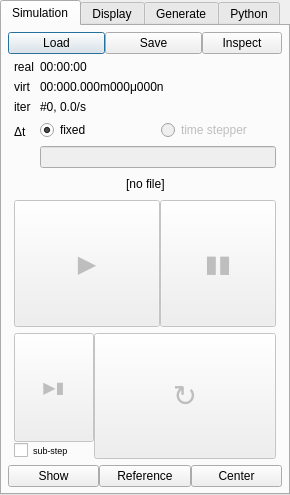
<?xml version="1.0" encoding="UTF-8"?>
<ui version="4.0">
 <class>Controller</class>
 <widget class="QDialog" name="Controller">
  <property name="geometry">
   <rect>
    <x>0</x>
    <y>0</y>
    <width>290</width>
    <height>495</height>
   </rect>
  </property>
  <property name="sizePolicy">
   <sizepolicy hsizetype="MinimumExpanding" vsizetype="MinimumExpanding">
    <horstretch>0</horstretch>
    <verstretch>0</verstretch>
   </sizepolicy>
  </property>
  <property name="windowTitle">
   <string>SudoDEM2D</string>
  </property>
  <property name="windowIcon">
   <iconset resource="img.qrc">
    <normaloff>:/img/sudodem-favicon.xpm</normaloff>:/img/sudodem-favicon.xpm</iconset>
  </property>
  <layout class="QGridLayout" name="gridLayout_3">
   <property name="margin">
    <number>0</number>
   </property>
   <property name="spacing">
    <number>0</number>
   </property>
   <item row="0" column="0">
    <widget class="QTabWidget" name="controllerTabs">
     <property name="sizePolicy">
      <sizepolicy hsizetype="MinimumExpanding" vsizetype="MinimumExpanding">
       <horstretch>0</horstretch>
       <verstretch>0</verstretch>
      </sizepolicy>
     </property>
     <property name="currentIndex">
      <number>0</number>
     </property>
     <widget class="QWidget" name="tab">
      <attribute name="title">
       <string>Simulation</string>
      </attribute>
      <layout class="QGridLayout" name="gridLayout">
       <property name="margin">
        <number>0</number>
       </property>
       <property name="spacing">
        <number>0</number>
       </property>
       <item row="0" column="0">
        <layout class="QVBoxLayout" name="verticalLayout_3">
         <property name="margin">
          <number>6</number>
         </property>
         <item>
          <layout class="QHBoxLayout" name="horizontalLayout_2">
           <property name="sizeConstraint">
            <enum>QLayout::SetMinAndMaxSize</enum>
           </property>
           <item>
            <widget class="QPushButton" name="loadButton">
             <property name="enabled">
              <bool>true</bool>
             </property>
             <property name="sizePolicy">
              <sizepolicy hsizetype="MinimumExpanding" vsizetype="Fixed">
               <horstretch>0</horstretch>
               <verstretch>0</verstretch>
              </sizepolicy>
             </property>
             <property name="minimumSize">
              <size>
               <width>0</width>
               <height>0</height>
              </size>
             </property>
             <property name="text">
              <string>Load</string>
             </property>
            </widget>
           </item>
           <item>
            <widget class="QPushButton" name="saveButton">
             <property name="enabled">
              <bool>true</bool>
             </property>
             <property name="sizePolicy">
              <sizepolicy hsizetype="MinimumExpanding" vsizetype="Fixed">
               <horstretch>0</horstretch>
               <verstretch>0</verstretch>
              </sizepolicy>
             </property>
             <property name="minimumSize">
              <size>
               <width>0</width>
               <height>0</height>
              </size>
             </property>
             <property name="text">
              <string>Save</string>
             </property>
            </widget>
           </item>
           <item>
            <widget class="QPushButton" name="inspectButton">
             <property name="text">
              <string>Inspect</string>
             </property>
            </widget>
           </item>
          </layout>
         </item>
         <item>
          <layout class="QFormLayout" name="formLayout">
           <property name="sizeConstraint">
            <enum>QLayout::SetMinimumSize</enum>
           </property>
           <property name="fieldGrowthPolicy">
            <enum>QFormLayout::AllNonFixedFieldsGrow</enum>
           </property>
           <property name="horizontalSpacing">
            <number>6</number>
           </property>
           <property name="verticalSpacing">
            <number>6</number>
           </property>
           <property name="margin">
            <number>6</number>
           </property>
           <item row="0" column="0">
            <widget class="QLabel" name="label_6">
             <property name="text">
              <string>real</string>
             </property>
            </widget>
           </item>
           <item row="0" column="1">
            <widget class="QLabel" name="realTimeLabel">
             <property name="text">
              <string>00:00:00</string>
             </property>
            </widget>
           </item>
           <item row="2" column="0">
            <widget class="QLabel" name="label_7">
             <property name="text">
              <string>virt</string>
             </property>
            </widget>
           </item>
           <item row="2" column="1">
            <widget class="QLabel" name="virtTimeLabel">
             <property name="text">
              <string>00:000.000m000μ000n</string>
             </property>
            </widget>
           </item>
           <item row="3" column="0">
            <widget class="QLabel" name="label_8">
             <property name="text">
              <string>iter</string>
             </property>
            </widget>
           </item>
           <item row="3" column="1">
            <widget class="QLabel" name="iterLabel">
             <property name="text">
              <string>#0, 0.0/s</string>
             </property>
             <property name="wordWrap">
              <bool>true</bool>
             </property>
            </widget>
           </item>
           <item row="4" column="0">
            <widget class="QLabel" name="label_9">
             <property name="text">
              <string>Δt</string>
             </property>
            </widget>
           </item>
           <item row="4" column="1">
            <layout class="QVBoxLayout" name="verticalLayout">
             <item>
              <layout class="QHBoxLayout" name="horizontalLayout">
               <item>
                <widget class="QRadioButton" name="dtFixedRadio">
                 <property name="text">
                  <string>fixed</string>
                 </property>
                 <property name="checked">
                  <bool>true</bool>
                 </property>
                </widget>
               </item>
               <item>
                <widget class="QRadioButton" name="dtDynRadio">
                 <property name="enabled">
                  <bool>false</bool>
                 </property>
                 <property name="text">
                  <string>time stepper</string>
                 </property>
                </widget>
               </item>
              </layout>
             </item>
             <item>
              <widget class="QLineEdit" name="dtEdit">
               <property name="enabled">
                <bool>false</bool>
               </property>
               <property name="focusPolicy">
                <enum>Qt::ClickFocus</enum>
               </property>
              </widget>
             </item>
            </layout>
           </item>
          </layout>
         </item>
         <item>
          <layout class="QHBoxLayout" name="horizontalLayout_5">
           <item>
            <spacer name="horizontalSpacer_2">
             <property name="orientation">
              <enum>Qt::Horizontal</enum>
             </property>
             <property name="sizeHint" stdset="0">
              <size>
               <width>40</width>
               <height>20</height>
              </size>
             </property>
            </spacer>
           </item>
           <item>
            <widget class="QLabel" name="fileLabel">
             <property name="text">
              <string>[no file]</string>
             </property>
            </widget>
           </item>
           <item>
            <spacer name="horizontalSpacer">
             <property name="orientation">
              <enum>Qt::Horizontal</enum>
             </property>
             <property name="sizeHint" stdset="0">
              <size>
               <width>40</width>
               <height>20</height>
              </size>
             </property>
            </spacer>
           </item>
          </layout>
         </item>
         <item>
          <layout class="QVBoxLayout" name="verticalLayout_2">
           <property name="spacing">
            <number>6</number>
           </property>
           <property name="margin">
            <number>6</number>
           </property>
           <item>
            <layout class="QHBoxLayout" name="horizontalLayout_3">
             <property name="spacing">
              <number>0</number>
             </property>
             <item>
              <widget class="QPushButton" name="playButton">
               <property name="enabled">
                <bool>false</bool>
               </property>
               <property name="sizePolicy">
                <sizepolicy hsizetype="MinimumExpanding" vsizetype="MinimumExpanding">
                 <horstretch>5</horstretch>
                 <verstretch>0</verstretch>
                </sizepolicy>
               </property>
               <property name="font">
                <font>
                 <pointsize>18</pointsize>
                </font>
               </property>
               <property name="text">
                <string>▶</string>
               </property>
               <property name="iconSize">
                <size>
                 <width>32</width>
                 <height>32</height>
                </size>
               </property>
               <property name="default">
                <bool>true</bool>
               </property>
               <property name="flat">
                <bool>false</bool>
               </property>
              </widget>
             </item>
             <item>
              <widget class="QPushButton" name="pauseButton">
               <property name="enabled">
                <bool>false</bool>
               </property>
               <property name="sizePolicy">
                <sizepolicy hsizetype="MinimumExpanding" vsizetype="MinimumExpanding">
                 <horstretch>4</horstretch>
                 <verstretch>0</verstretch>
                </sizepolicy>
               </property>
               <property name="font">
                <font>
                 <pointsize>18</pointsize>
                </font>
               </property>
               <property name="text">
                <string>▮▮</string>
               </property>
               <property name="iconSize">
                <size>
                 <width>32</width>
                 <height>32</height>
                </size>
               </property>
              </widget>
             </item>
            </layout>
           </item>
           <item>
            <layout class="QHBoxLayout" name="horizontalLayout_4">
             <property name="spacing">
              <number>0</number>
             </property>
             <item>
              <layout class="QGridLayout" name="gridLayout_9" rowstretch="0,0" columnstretch="0" rowminimumheight="0,0" columnminimumwidth="0">
               <property name="margin">
                <number>0</number>
               </property>
               <property name="spacing">
                <number>0</number>
               </property>
               <item row="0" column="0">
                <widget class="QPushButton" name="stepButton">
                 <property name="enabled">
                  <bool>false</bool>
                 </property>
                 <property name="sizePolicy">
                  <sizepolicy hsizetype="MinimumExpanding" vsizetype="MinimumExpanding">
                   <horstretch>2</horstretch>
                   <verstretch>0</verstretch>
                  </sizepolicy>
                 </property>
                 <property name="font">
                  <font>
                   <pointsize>12</pointsize>
                  </font>
                 </property>
                 <property name="text">
                  <string>▶▮</string>
                 </property>
                 <property name="iconSize">
                  <size>
                   <width>32</width>
                   <height>32</height>
                  </size>
                 </property>
                </widget>
               </item>
               <item row="1" column="0">
                <widget class="QCheckBox" name="subStepCheckbox">
                 <property name="font">
                  <font>
                   <pointsize>7</pointsize>
                  </font>
                 </property>
                 <property name="text">
                  <string>sub-step</string>
                 </property>
                </widget>
               </item>
              </layout>
             </item>
             <item>
              <widget class="QPushButton" name="reloadButton">
               <property name="enabled">
                <bool>false</bool>
               </property>
               <property name="sizePolicy">
                <sizepolicy hsizetype="MinimumExpanding" vsizetype="MinimumExpanding">
                 <horstretch>5</horstretch>
                 <verstretch>0</verstretch>
                </sizepolicy>
               </property>
               <property name="font">
                <font>
                 <pointsize>22</pointsize>
                </font>
               </property>
               <property name="text">
                <string>↻</string>
               </property>
               <property name="iconSize">
                <size>
                 <width>32</width>
                 <height>32</height>
                </size>
               </property>
              </widget>
             </item>
            </layout>
           </item>
          </layout>
         </item>
         <item>
          <layout class="QGridLayout" name="gridLayout_2">
           <item row="0" column="0">
            <widget class="QPushButton" name="show3dButton">
             <property name="text">
              <string>Show</string>
             </property>
             <property name="checkable">
              <bool>true</bool>
             </property>
            </widget>
           </item>
           <item row="0" column="1">
            <widget class="QPushButton" name="referenceButton">
             <property name="text">
              <string>Reference</string>
             </property>
            </widget>
           </item>
           <item row="0" column="2">
            <widget class="QPushButton" name="centerButton">
             <property name="text">
              <string>Center</string>
             </property>
            </widget>
           </item>
          </layout>
         </item>
        </layout>
       </item>
      </layout>
     </widget>
     <widget class="QWidget" name="tab_2">
      <attribute name="title">
       <string>Display</string>
      </attribute>
      <layout class="QGridLayout" name="gridLayout_7">
       <property name="margin">
        <number>0</number>
       </property>
       <property name="spacing">
        <number>0</number>
       </property>
       <item row="0" column="0">
        <widget class="QComboBox" name="displayCombo"/>
       </item>
       <item row="1" column="0">
        <widget class="QScrollArea" name="displayArea">
         <property name="widgetResizable">
          <bool>true</bool>
         </property>
         <widget class="QWidget" name="displayAreaWidget">
          <property name="geometry">
           <rect>
            <x>0</x>
            <y>0</y>
            <width>284</width>
            <height>433</height>
           </rect>
          </property>
         </widget>
        </widget>
       </item>
      </layout>
     </widget>
     <widget class="QWidget" name="tab_4">
      <attribute name="title">
       <string>Generate</string>
      </attribute>
      <layout class="QGridLayout" name="gridLayout_6">
       <property name="margin">
        <number>0</number>
       </property>
       <item row="0" column="0">
        <layout class="QGridLayout" name="gridLayout_5">
         <property name="spacing">
          <number>0</number>
         </property>
         <item row="0" column="0">
          <widget class="QComboBox" name="generatorCombo"/>
         </item>
         <item row="1" column="0">
          <widget class="QScrollArea" name="generatorArea">
           <property name="sizePolicy">
            <sizepolicy hsizetype="MinimumExpanding" vsizetype="MinimumExpanding">
             <horstretch>200</horstretch>
             <verstretch>200</verstretch>
            </sizepolicy>
           </property>
           <property name="minimumSize">
            <size>
             <width>0</width>
             <height>0</height>
            </size>
           </property>
           <property name="widgetResizable">
            <bool>true</bool>
           </property>
           <widget class="QWidget" name="generatorAreaWidget">
            <property name="geometry">
             <rect>
              <x>0</x>
              <y>0</y>
              <width>500</width>
              <height>500</height>
             </rect>
            </property>
            <property name="sizePolicy">
             <sizepolicy hsizetype="MinimumExpanding" vsizetype="MinimumExpanding">
              <horstretch>0</horstretch>
              <verstretch>0</verstretch>
             </sizepolicy>
            </property>
            <property name="minimumSize">
             <size>
              <width>500</width>
              <height>500</height>
             </size>
            </property>
            <property name="maximumSize">
             <size>
              <width>398</width>
              <height>336</height>
             </size>
            </property>
           </widget>
          </widget>
         </item>
         <item row="2" column="0">
          <layout class="QGridLayout" name="gridLayout_4">
           <item row="0" column="0">
            <widget class="QCheckBox" name="generatorMemoryCheck">
             <property name="enabled">
              <bool>false</bool>
             </property>
             <property name="text">
              <string>memory slot</string>
             </property>
             <property name="checkable">
              <bool>false</bool>
             </property>
             <property name="checked">
              <bool>false</bool>
             </property>
            </widget>
           </item>
           <item row="0" column="1" colspan="2">
            <widget class="QLineEdit" name="generatorFilenameEdit">
             <property name="text">
              <string>/tmp/scene.sudodem.gz</string>
             </property>
            </widget>
           </item>
           <item row="1" column="0" colspan="2">
            <widget class="QCheckBox" name="generatorAutoCheck">
             <property name="text">
              <string>open automatically</string>
             </property>
             <property name="checked">
              <bool>true</bool>
             </property>
            </widget>
           </item>
           <item row="1" column="2">
            <widget class="QPushButton" name="generateButton">
             <property name="text">
              <string>Generate</string>
             </property>
            </widget>
           </item>
          </layout>
         </item>
        </layout>
       </item>
      </layout>
     </widget>
     <widget class="QWidget" name="tab_3">
      <attribute name="title">
       <string>Python</string>
      </attribute>
      <layout class="QGridLayout" name="gridLayout_8">
       <item row="0" column="0">
        <layout class="QVBoxLayout" name="verticalLayout_4">
         <item>
          <widget class="QComboBox" name="pythonCombo">
           <property name="font">
            <font>
             <family>Monospace</family>
            </font>
           </property>
           <property name="cursor">
            <cursorShape>IBeamCursor</cursorShape>
           </property>
           <property name="focusPolicy">
            <enum>Qt::StrongFocus</enum>
           </property>
           <property name="autoFillBackground">
            <bool>false</bool>
           </property>
           <property name="editable">
            <bool>true</bool>
           </property>
           <property name="insertPolicy">
            <enum>QComboBox::InsertAtTop</enum>
           </property>
           <property name="minimumContentsLength">
            <number>1</number>
           </property>
           <property name="duplicatesEnabled">
            <bool>false</bool>
           </property>
          </widget>
         </item>
         <item>
          <widget class="QLabel" name="label">
           <property name="text">
            <string>&lt;i&gt;(Output appears in the terminal)&lt;/i&gt;</string>
           </property>
           <property name="alignment">
            <set>Qt::AlignRight|Qt::AlignTrailing|Qt::AlignVCenter</set>
           </property>
          </widget>
         </item>
         <item>
          <spacer name="verticalSpacer">
           <property name="orientation">
            <enum>Qt::Vertical</enum>
           </property>
           <property name="sizeHint" stdset="0">
            <size>
             <width>20</width>
             <height>40</height>
            </size>
           </property>
          </spacer>
         </item>
        </layout>
       </item>
      </layout>
     </widget>
    </widget>
   </item>
  </layout>
 </widget>
 <resources>
  <include location="img.qrc"/>
 </resources>
 <connections>
  <connection>
   <sender>loadButton</sender>
   <signal>clicked()</signal>
   <receiver>Controller</receiver>
   <slot>loadSlot()</slot>
   <hints>
    <hint type="sourcelabel">
     <x>93</x>
     <y>64</y>
    </hint>
    <hint type="destinationlabel">
     <x>284</x>
     <y>0</y>
    </hint>
   </hints>
  </connection>
  <connection>
   <sender>saveButton</sender>
   <signal>clicked()</signal>
   <receiver>Controller</receiver>
   <slot>saveSlot()</slot>
   <hints>
    <hint type="sourcelabel">
     <x>184</x>
     <y>64</y>
    </hint>
    <hint type="destinationlabel">
     <x>284</x>
     <y>0</y>
    </hint>
   </hints>
  </connection>
  <connection>
   <sender>dtFixedRadio</sender>
   <signal>clicked()</signal>
   <receiver>Controller</receiver>
   <slot>dtFixedSlot()</slot>
   <hints>
    <hint type="sourcelabel">
     <x>143</x>
     <y>170</y>
    </hint>
    <hint type="destinationlabel">
     <x>284</x>
     <y>0</y>
    </hint>
   </hints>
  </connection>
  <connection>
   <sender>dtDynRadio</sender>
   <signal>clicked()</signal>
   <receiver>Controller</receiver>
   <slot>dtDynSlot()</slot>
   <hints>
    <hint type="sourcelabel">
     <x>268</x>
     <y>176</y>
    </hint>
    <hint type="destinationlabel">
     <x>284</x>
     <y>4</y>
    </hint>
   </hints>
  </connection>
  <connection>
   <sender>dtEdit</sender>
   <signal>editingFinished()</signal>
   <receiver>Controller</receiver>
   <slot>dtEditedSlot()</slot>
   <hints>
    <hint type="sourcelabel">
     <x>147</x>
     <y>204</y>
    </hint>
    <hint type="destinationlabel">
     <x>284</x>
     <y>43</y>
    </hint>
   </hints>
  </connection>
  <connection>
   <sender>playButton</sender>
   <signal>clicked()</signal>
   <receiver>Controller</receiver>
   <slot>playSlot()</slot>
   <hints>
    <hint type="sourcelabel">
     <x>116</x>
     <y>304</y>
    </hint>
    <hint type="destinationlabel">
     <x>3</x>
     <y>309</y>
    </hint>
   </hints>
  </connection>
  <connection>
   <sender>pauseButton</sender>
   <signal>clicked()</signal>
   <receiver>Controller</receiver>
   <slot>pauseSlot()</slot>
   <hints>
    <hint type="sourcelabel">
     <x>268</x>
     <y>304</y>
    </hint>
    <hint type="destinationlabel">
     <x>284</x>
     <y>311</y>
    </hint>
   </hints>
  </connection>
  <connection>
   <sender>referenceButton</sender>
   <signal>clicked()</signal>
   <receiver>Controller</receiver>
   <slot>setReferenceSlot()</slot>
   <hints>
    <hint type="sourcelabel">
     <x>184</x>
     <y>429</y>
    </hint>
    <hint type="destinationlabel">
     <x>5</x>
     <y>469</y>
    </hint>
   </hints>
  </connection>
  <connection>
   <sender>centerButton</sender>
   <signal>clicked()</signal>
   <receiver>Controller</receiver>
   <slot>centerSlot()</slot>
   <hints>
    <hint type="sourcelabel">
     <x>275</x>
     <y>429</y>
    </hint>
    <hint type="destinationlabel">
     <x>284</x>
     <y>469</y>
    </hint>
   </hints>
  </connection>
  <connection>
   <sender>generateButton</sender>
   <signal>clicked()</signal>
   <receiver>Controller</receiver>
   <slot>generateSlot()</slot>
   <hints>
    <hint type="sourcelabel">
     <x>101</x>
     <y>60</y>
    </hint>
    <hint type="destinationlabel">
     <x>284</x>
     <y>469</y>
    </hint>
   </hints>
  </connection>
  <connection>
   <sender>dtEdit</sender>
   <signal>textEdited(QString)</signal>
   <receiver>Controller</receiver>
   <slot>dtEditNoupdateSlot()</slot>
   <hints>
    <hint type="sourcelabel">
     <x>147</x>
     <y>204</y>
    </hint>
    <hint type="destinationlabel">
     <x>284</x>
     <y>205</y>
    </hint>
   </hints>
  </connection>
  <connection>
   <sender>dtEdit</sender>
   <signal>cursorPositionChanged(int,int)</signal>
   <receiver>Controller</receiver>
   <slot>dtEditNoupdateSlot()</slot>
   <hints>
    <hint type="sourcelabel">
     <x>147</x>
     <y>204</y>
    </hint>
    <hint type="destinationlabel">
     <x>284</x>
     <y>181</y>
    </hint>
   </hints>
  </connection>
  <connection>
   <sender>generatorCombo</sender>
   <signal>currentIndexChanged(QString)</signal>
   <receiver>Controller</receiver>
   <slot>generatorComboSlot()</slot>
   <hints>
    <hint type="sourcelabel">
     <x>101</x>
     <y>60</y>
    </hint>
    <hint type="destinationlabel">
     <x>284</x>
     <y>130</y>
    </hint>
   </hints>
  </connection>
  <connection>
   <sender>displayCombo</sender>
   <signal>currentIndexChanged(QString)</signal>
   <receiver>Controller</receiver>
   <slot>displayComboSlot()</slot>
   <hints>
    <hint type="sourcelabel">
     <x>101</x>
     <y>45</y>
    </hint>
    <hint type="destinationlabel">
     <x>284</x>
     <y>108</y>
    </hint>
   </hints>
  </connection>
  <connection>
   <sender>pythonCombo</sender>
   <signal>activated(QString)</signal>
   <receiver>Controller</receiver>
   <slot>pythonComboSlot()</slot>
   <hints>
    <hint type="sourcelabel">
     <x>107</x>
     <y>66</y>
    </hint>
    <hint type="destinationlabel">
     <x>284</x>
     <y>68</y>
    </hint>
   </hints>
  </connection>
  <connection>
   <sender>inspectButton</sender>
   <signal>clicked()</signal>
   <receiver>Controller</receiver>
   <slot>inspectSlot()</slot>
   <hints>
    <hint type="sourcelabel">
     <x>247</x>
     <y>54</y>
    </hint>
    <hint type="destinationlabel">
     <x>0</x>
     <y>58</y>
    </hint>
   </hints>
  </connection>
  <connection>
   <sender>reloadButton</sender>
   <signal>clicked()</signal>
   <receiver>Controller</receiver>
   <slot>reloadSlot()</slot>
   <hints>
    <hint type="sourcelabel">
     <x>194</x>
     <y>363</y>
    </hint>
    <hint type="destinationlabel">
     <x>284</x>
     <y>437</y>
    </hint>
   </hints>
  </connection>
  <connection>
   <sender>stepButton</sender>
   <signal>clicked()</signal>
   <receiver>Controller</receiver>
   <slot>stepSlot()</slot>
   <hints>
    <hint type="sourcelabel">
     <x>79</x>
     <y>363</y>
    </hint>
    <hint type="destinationlabel">
     <x>6</x>
     <y>450</y>
    </hint>
   </hints>
  </connection>
  <connection>
   <sender>subStepCheckbox</sender>
   <signal>stateChanged(int)</signal>
   <receiver>Controller</receiver>
   <slot>subStepSlot()</slot>
   <hints>
    <hint type="sourcelabel">
     <x>42</x>
     <y>376</y>
    </hint>
    <hint type="destinationlabel">
     <x>-2</x>
     <y>381</y>
    </hint>
   </hints>
  </connection>
  <connection>
   <sender>show3dButton</sender>
   <signal>toggled(bool)</signal>
   <receiver>Controller</receiver>
   <slot>show3dSlot(bool)</slot>
   <hints>
    <hint type="sourcelabel">
     <x>42</x>
     <y>418</y>
    </hint>
    <hint type="destinationlabel">
     <x>-2</x>
     <y>422</y>
    </hint>
   </hints>
  </connection>
 </connections>
 <slots>
  <slot>loadSlot()</slot>
  <slot>saveSlot()</slot>
  <slot>reloadSlot()</slot>
  <slot>playSlot()</slot>
  <slot>pauseSlot()</slot>
  <slot>stepSlot()</slot>
  <slot>setReferenceSlot()</slot>
  <slot>centerSlot()</slot>
  <slot>dtFixedSlot()</slot>
  <slot>dtDynSlot()</slot>
  <slot>dtEditedSlot()</slot>
  <slot>generateSlot()</slot>
  <slot>dtEditNoupdateSlot()</slot>
  <slot>generatorComboSlot()</slot>
  <slot>displayComboSlot()</slot>
  <slot>pythonComboSlot()</slot>
  <slot>pythonEditSlot()</slot>
  <slot>inspectSlot()</slot>
  <slot>subStepSlot()</slot>
  <slot>show3dSlot(bool)</slot>
 </slots>
</ui>
